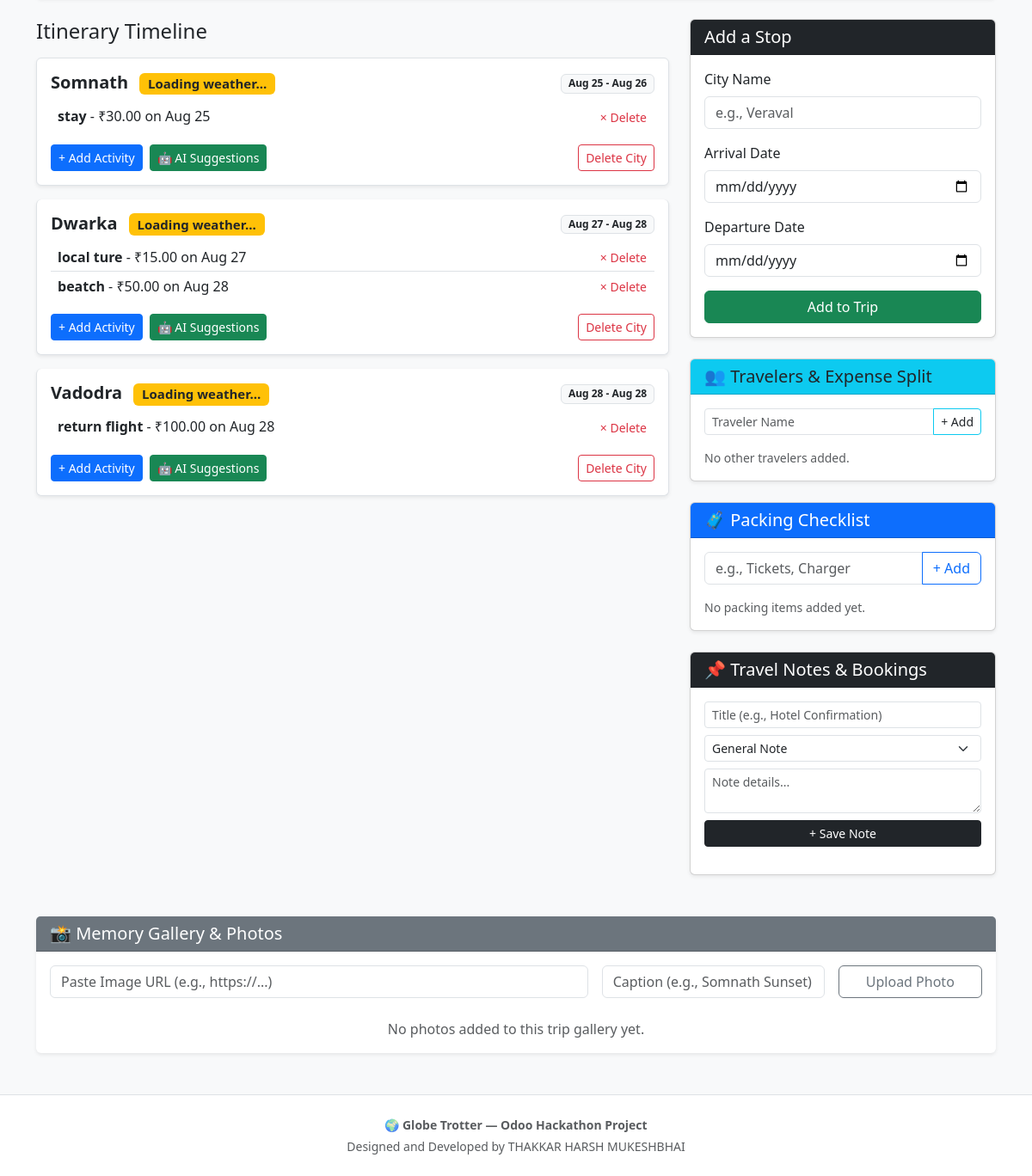
Page /trip/1 (signed in, lower part) on the earlier database version.
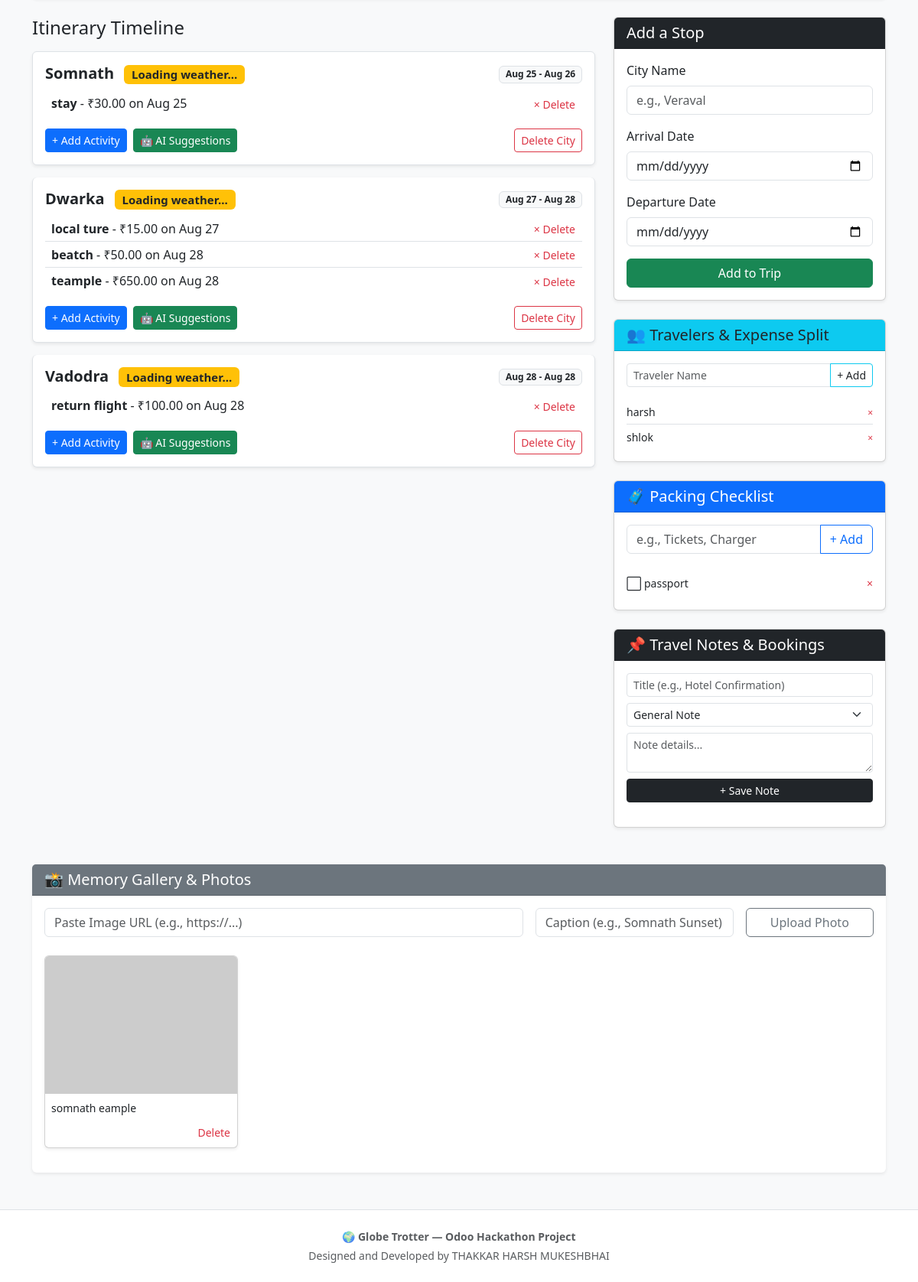
Same page on the later database version.
### app/models.py (models this page shows)
class Stop(db.Model):
    id = db.Column(db.Integer, primary_key=True)
    trip_id = db.Column(db.Integer, db.ForeignKey('trip.id'), nullable=False) # Links the stop to a trip
    city_name = db.Column(db.String(100), nullable=False)
    arrival_date = db.Column(db.Date, nullable=False)
    departure_date = db.Column(db.Date, nullable=False)
    activities = db.relationship('Activity', backref='stop', lazy=True, cascade="all, delete-orphan")

class Activity(db.Model):
    id = db.Column(db.Integer, primary_key=True)
    stop_id = db.Column(db.Integer, db.ForeignKey('stop.id'), nullable=False) # Links activity to a stop
    name = db.Column(db.String(150), nullable=False)
    cost = db.Column(db.Float, default=0.0)
    activity_date = db.Column(db.Date, nullable=False)

class TripParticipant(db.Model):
    id = db.Column(db.Integer, primary_key=True)
    trip_id = db.Column(db.Integer, db.ForeignKey('trip.id'), nullable=False)
    name = db.Column(db.String(100), nullable=False)
    trip = db.relationship('Trip', backref=db.backref('participants', lazy=True, cascade="all, delete-orphan"))

class ChecklistItem(db.Model):
    id = db.Column(db.Integer, primary_key=True)
    trip_id = db.Column(db.Integer, db.ForeignKey('trip.id'), nullable=False)
    item_name = db.Column(db.String(150), nullable=False)
    is_packed = db.Column(db.Boolean, default=False)
    trip = db.relationship('Trip', backref=db.backref('checklist_items', lazy=True, cascade="all, delete-orphan"))

class TripPhoto(db.Model):
    id = db.Column(db.Integer, primary_key=True)
    trip_id = db.Column(db.Integer, db.ForeignKey('trip.id'), nullable=False)
    image_url = db.Column(db.String(300), nullable=False)
    caption = db.Column(db.String(150))
    trip = db.relationship('Trip', backref=db.backref('photos', lazy=True, cascade="all, delete-orphan"))

### app/routes.py (the view)
@auth.route('/trip/<int:trip_id>')
@login_required
def trip_view(trip_id):
    trip = Trip.query.get_or_404(trip_id)
    if trip.user_id != current_user.id:
        flash("You don't have permission to view this trip.", "danger")
        return redirect(url_for('auth.dashboard'))
    stops = Stop.query.filter_by(trip_id=trip.id).order_by(Stop.arrival_date).all()
    return render_template('trip_view.html', trip=trip, stops=stops)

### app/__init__.py (called while the page is built)
def create_app():
    app = Flask(__name__)
    app.config["SECRET_KEY"] = "123456"
    app.config["SQLALCHEMY_DATABASE_URI"] = "sqlite:///project.db"
    app.config["SQLALCHEMY_TRACK_MODIFICATIONS"] = False
    db.init_app(app)
    login_manager.init_app(app)
    login_manager.login_view = 'auth.login'
    login_manager.login_message_category = 'info'
    from app.routes import auth as auth_blueprint
    app.register_blueprint(auth_blueprint)
    from app.models import User
    @login_manager.user_loader
    def load_user(user_id):
        return User.query.get(int(user_id))
    return app

### app/templates/trip_view.html (shortened to what the changed rows need)
{% extends "base.html" %}
{% block content %}
<link rel="stylesheet" href="https://unpkg.com/leaflet@1.9.4/dist/leaflet.css" />
<div class="row">
    <div class="col-md-8">
        {% if stops %}
            <div class="list-group">
                {% for stop in stops %}
                <div class="list-group-item mb-3 shadow-sm rounded p-3">
                    <div class="d-flex w-100 justify-content-between align-items-center mb-2">
                        <h5 class="mb-0 fw-bold">
                            {{ stop.city_name }}
                            <span id="weather-{{ stop.city_name|replace(' ', '-') }}" class="badge bg-warning text-dark ms-2 text-normal small">Loading weather...</span>
                        </h5>
                        <span class="badge bg-light text-dark border">
                            {{ stop.arrival_date.strftime('%b %d') }} - {{ stop.departure_date.strftime('%b %d') }}
                        </span>
                    </div>
                    {% if stop.activities %}
                        <ul class="list-group list-group-flush my-2">
                            {% for activity in stop.activities %}
                            <li class="list-group-item d-flex justify-content-between align-items-center px-2 py-1 bg-transparent">
                                <div>
                                    <strong>{{ activity.name }}</strong> - ₹{{ "%.2f"|format(activity.cost) }} on {{ activity.activity_date.strftime('%b %d') }}
                                </div>
                                <form method="POST" action="{{ url_for('auth.delete_activity', activity_id=activity.id) }}" class="d-inline" onsubmit="return confirm('Remove activity?');">
                                    <button type="submit" class="btn btn-sm btn-link text-danger p-0 ms-2 text-decoration-none">&times; Delete</button>
                                </form>
                            </li>
                            {% endfor %}
                        </ul>
                    {% else %}
                        <p class="mb-1 text-muted small">No activities planned yet.</p>
                    {% endif %}
                    <div class="mt-3 d-flex gap-2 flex-wrap">
                        <a href="{{ url_for('auth.add_activity', stop_id=stop.id) }}" class="btn btn-sm btn-primary">+ Add Activity</a>
                        <a href="{{ url_for('auth.ai_recommendations', stop_id=stop.id) }}" class="btn btn-sm btn-success">🤖 AI Suggestions</a>
                        <form method="POST" action="{{ url_for('auth.delete_stop', stop_id=stop.id) }}" class="ms-auto" onsubmit="return confirm('Remove city?');">
                            <button type="submit" class="btn btn-sm btn-outline-danger">Delete City</button>
                        </form>
                    </div>
                </div>
                {% endfor %}
            </div>
        {% else %}
            <div class="alert alert-light border border-secondary border-dashed text-center p-5">
                <h5 class="text-muted">No stops added yet!</h5>
                <p>Use the form to start building your itinerary.</p>
            </div>
        {% endif %}
    </div>
    <div class="col-md-4">
        <div class="card shadow-sm mb-4">
            <div class="card-body">
                <form method="POST" action="{{ url_for('auth.add_participant', trip_id=trip.id) }}" class="mb-3">
                    <div class="input-group">
                    </div>
                </form>
                {% if trip.participants %}
                    <ul class="list-group list-group-flush">
                        {% for p in trip.participants %}
                        <li class="list-group-item d-flex justify-content-between align-items-center px-0 py-1">
                            <span class="small">{{ p.name }}</span>
                            <form method="POST" action="{{ url_for('auth.delete_participant', p_id=p.id) }}" class="m-0">
                                <button type="submit" class="btn btn-sm btn-link text-danger p-0 border-0 text-decoration-none" style="font-size: 0.75rem;">&times;</button>
                            </form>
                        </li>
                        {% endfor %}
                    </ul>
                {% else %}
                    <p class="text-muted small mb-0">No other travelers added.</p>
                {% endif %}
            </div>
        </div>
        <div class="card shadow-sm mb-4">
            <div class="card-body">
                <form method="POST" action="{{ url_for('auth.add_checklist_item', trip_id=trip.id) }}" class="mb-3">
                    <div class="input-group">
                    </div>
                </form>
                {% if trip.checklist_items %}
                    <ul class="list-group list-group-flush">
                        {% for item in trip.checklist_items %}
                        <li class="list-group-item d-flex justify-content-between align-items-center px-0">
                            <form method="POST" action="{{ url_for('auth.toggle_checklist_item', item_id=item.id) }}" class="m-0">
                                <button type="submit" class="btn btn-sm text-start p-0 border-0 bg-transparent">
                                    {% if item.is_packed %}
                                        <span class="text-decoration-line-through text-muted">✅ {{ item.item_name }}</span>
                                    {% else %}
                                        <span>⬜ {{ item.item_name }}</span>
                                    {% endif %}
                                </button>
                            </form>
                            <form method="POST" action="{{ url_for('auth.delete_checklist_item', item_id=item.id) }}" class="m-0">
                                <button type="submit" class="btn btn-sm btn-link text-danger p-0 border-0 text-decoration-none">&times;</button>
                            </form>
                        </li>
                        {% endfor %}
                    </ul>
                {% else %}
                    <p class="text-muted small mb-0">No packing items added yet.</p>
                {% endif %}
            </div>
        </div>
    </div>
</div>
<div class="row mt-4">
    <div class="col-12">
        <div class="card shadow-sm border-0">
            <div class="card-body">
                <form method="POST" action="{{ url_for('auth.add_trip_photo', trip_id=trip.id) }}" class="row g-3 mb-4">
                    <div class="col-md-7">
                    </div>
                    <div class="col-md-3">
                    </div>
                    <div class="col-md-2">
                    </div>
                </form>
                {% if trip.photos %}
                    <div class="row">
                        {% for photo in trip.photos %}
                        <div class="col-md-3 mb-3">
                            <div class="card h-100 shadow-sm">
                                <img src="{{ photo.image_url }}" class="card-img-top" alt="Memory" style="height: 180px; object-fit: cover;" onerror="this.src='https://via.placeholder.com/300?text=Invalid+Image+URL'">
                                <div class="card-body p-2 d-flex flex-column">
                                    {% if photo.caption %}
                                        <p class="card-text small mb-2">{{ photo.caption }}</p>
                                    {% endif %}
                                    <form method="POST" action="{{ url_for('auth.delete_trip_photo', photo_id=photo.id) }}" class="mt-auto text-end">
                                        <button type="submit" class="btn btn-sm btn-link text-danger p-0 text-decoration-none">Delete</button>
                                    </form>
                                </div>
                            </div>
                        </div>
                        {% endfor %}
                    </div>
                {% else %}
                    <p class="text-muted text-center mb-0">No photos added to this trip gallery yet.</p>
                {% endif %}
            </div>
        </div>
    </div>
</div>
{% endblock %}

Differences in the rows shown:
added Activity: name "teample", cost "650.00", activity_date "Aug 28", shown under Stop "Dwarka"
added TripParticipant: name "harsh"
added TripParticipant: name "shlok"
added ChecklistItem: item_name "passport"
added TripPhoto: caption "somnath eample"
Other differences:
text no longer shown: "No other travelers added. No packing items added yet. No photos added to this trip gallery yet."
